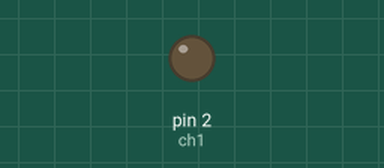
Recording of a sketch running on a simulated Arduino Uno, built with avr-gcc and run on an emulated ATmega328P. On the bench: output pins drawn as LEDs (lit = HIGH).

Above: at 5.0 s.
At 11.5 s:
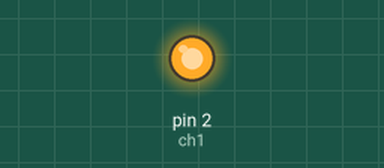
Timing chart, 0 to 16.9 s (numbered marks = the images above):
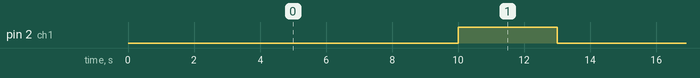

Measured:
- by itself, pin 2 (ch1): alternates HIGH for 3.0 s and LOW for 10.0 s

The sketch:

MEH_SSR_UVbulbs.ino
```cpp
int ch1 = 2; //channel 1 of SSR, pin D2 of arduino
int triggerType = LOW;// LOW if ssr is low level trigger. vice versa for high level trigger
int ssrON, ssrOFF;// used for two different SSR trigger type. Do not change

void setup() {
  pinMode(ch1, OUTPUT);//define ch1Pin as output
  if(triggerType == LOW)
    {
      ssrON = LOW;
      ssrOFF = HIGH;
    }
  else
    {
      ssrON = HIGH;
      ssrOFF = LOW; //if trigger type is HIGH
    }
  digitalWrite(ch1,ssrON);// set initial state of SSR 1: ON
}

void loop() {
  digitalWrite(ch1,ssrON);// turn lamp on
  delay(10000);
  digitalWrite(ch1,ssrOFF);// turn lamp off
  delay(3000);

}
```
